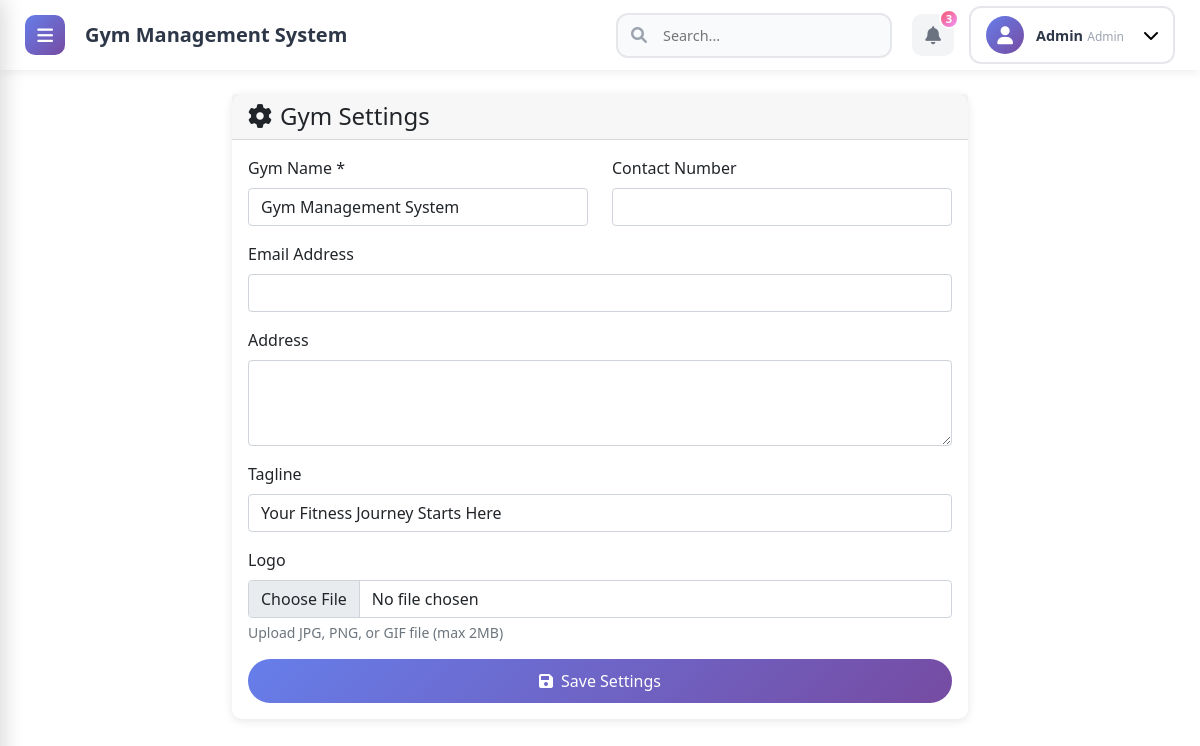
The app's page /admin/settings.php (signed in), older data.
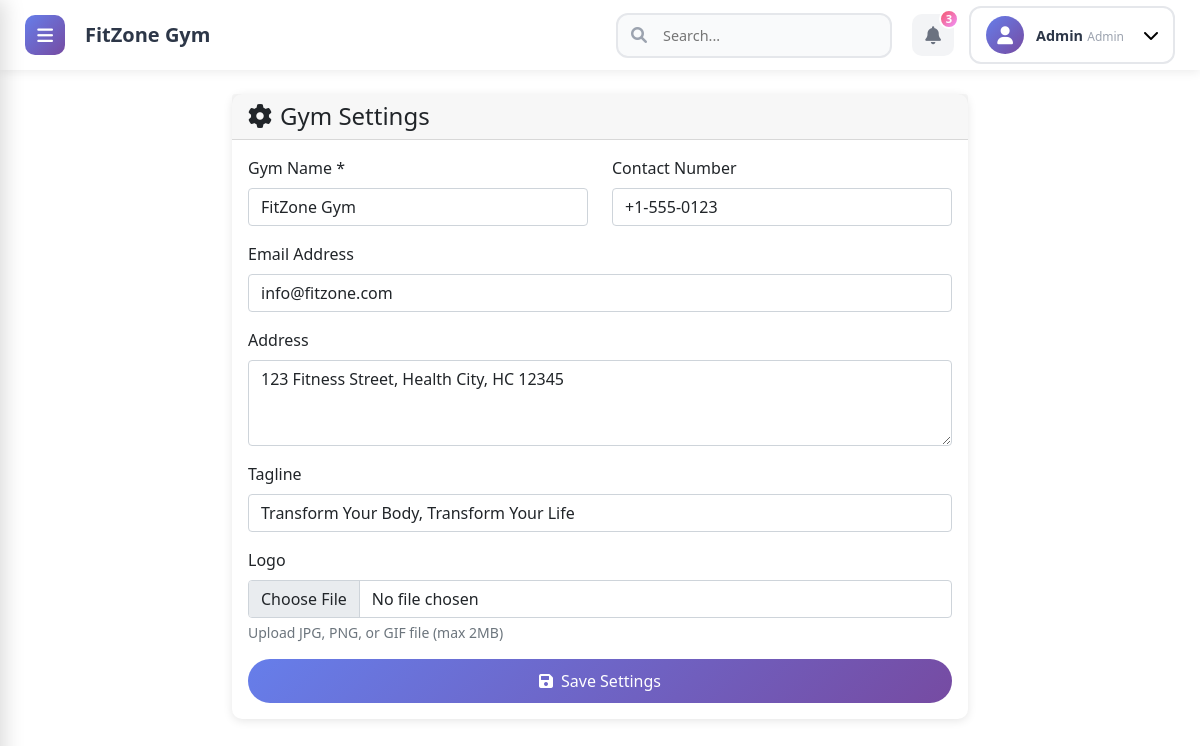
The same page, newer data.
### tables this page shows
CREATE TABLE settings (
    id INT AUTO_INCREMENT PRIMARY KEY,
    gym_name VARCHAR(100) NOT NULL,
    tagline VARCHAR(255),
    contact VARCHAR(20),
    address TEXT,
    email VARCHAR(100),
    logo VARCHAR(255)
);

### includes/config.php (called while the page is built, shortened)
<?php
require_once 'db.php';
function get_gym_settings() {
    global $conn;
    $result = $conn->query("SELECT * FROM settings LIMIT 1");
    if ($result && $result->num_rows > 0) {
        return $result->fetch_assoc();
    }
    return [
        'gym_name' => 'Gym Management System',
        'tagline' => 'Your Fitness Journey Starts Here',
        'contact' => '',
        'address' => '',
        'email' => '',
        'logo' => ''
    ];
}
function get_gym_name() {
    $settings = get_gym_settings();
    return $settings['gym_name'];
}
?>

### admin/settings.php (the view, shortened to what this page needs)
<?php
require_once '../includes/config.php';
?>
<!DOCTYPE html>
<html lang="en">
<head>
    <link href="https://cdn.jsdelivr.net/npm/bootstrap@5.1.3/dist/css/bootstrap.min.css" rel="stylesheet">
    <link href="https://cdnjs.cloudflare.com/ajax/libs/font-awesome/6.0.0/css/all.min.css" rel="stylesheet">
    <link href="../assets/css/style.css" rel="stylesheet">
</head>
<body>
    <?php include '../includes/header.php'; ?>
    <div class="container mt-4">
        <div class="row">
            <div class="col-md-8 mx-auto">
                <div class="card">
                    <div class="card-header">
                        <h4 class="mb-0"><i class="fas fa-cog me-2"></i>Gym Settings</h4>
                    </div>
                    <div class="card-body">
                        <form method="POST" enctype="multipart/form-data">
                            <div class="row">
                                <div class="col-md-6">
                                    <div class="mb-3">
                                        <label class="form-label">Gym Name *</label>
                                        <input type="text" class="form-control" name="gym_name" value="<?php echo $settings['gym_name'] ?? ''; ?>" required>
                                    </div>
                                </div>
                                <div class="col-md-6">
                                    <div class="mb-3">
                                        <label class="form-label">Contact Number</label>
                                        <input type="text" class="form-control" name="contact" value="<?php echo $settings['contact'] ?? ''; ?>">
                                    </div>
                                </div>
                            </div>
                            <div class="mb-3">
                                <label class="form-label">Email Address</label>
                                <input type="email" class="form-control" name="email" value="<?php echo $settings['email'] ?? ''; ?>">
                            </div>
                            <div class="mb-3">
                                <label class="form-label">Address</label>
                                <textarea class="form-control" name="address" rows="3"><?php echo $settings['address'] ?? ''; ?></textarea>
                            </div>
                            <div class="mb-3">
                                <label class="form-label">Tagline</label>
                                <input type="text" class="form-control" name="tagline" value="<?php echo $settings['tagline'] ?? ''; ?>" placeholder="e.g., Train Hard, Stay Fit">
                            </div>
                            <div class="mb-3">
                                <label class="form-label">Logo</label>
                                <input type="file" class="form-control" name="logo" accept="image/*">
                                <div class="form-text">Upload JPG, PNG, or GIF file (max 2MB)</div>
                            </div>
                            <div class="d-grid">
                                <button type="submit" class="btn btn-modern">
                                    <i class="fas fa-save me-2"></i>Save Settings
                                </button>
                            </div>
                        </form>
                    </div>
                </div>
            </div>
        </div>
    </div>
</body>
</html>

### includes/header.php (shortened to what this page needs)
<header class="modern-header">
    <div class="header-container">
        <div class="header-left">
            <button class="sidebar-toggle-btn" id="sidebarToggle">
                <i class="fas fa-bars"></i>
            </button>
            <div class="header-brand d-none d-lg-block">
                <h5 class="mb-0"><?php echo get_gym_name(); ?></h5>
            </div>
        </div>
        <div class="header-right">
            <div class="header-search d-none d-md-block">
                <div class="search-wrapper">
                    <i class="fas fa-search"></i>
                    <input type="text" class="search-input" placeholder="Search...">
                </div>
            </div>
            <div class="header-actions">
                <div class="header-action-item notification-item">
                    <button class="action-btn">
                        <i class="fas fa-bell"></i>
                        <span class="notification-badge">3</span>
                    </button>
                </div>
                <div class="header-action-item user-menu">
                    <div class="dropdown">
                        <button class="user-menu-btn" type="button" id="userDropdown" data-bs-toggle="dropdown">
                            <div class="user-avatar">
                                <i class="fas fa-user"></i>
                            </div>
                            <div class="user-details d-none d-md-block">
                                <span class="user-name"><?php echo $_SESSION['user_name']; ?></span>
                                <span class="user-role"><?php echo ucfirst($_SESSION['user_role']); ?></span>
                            </div>
                            <i class="fas fa-chevron-down ms-2"></i>
                        </button>
                    </div>
                </div>
            </div>
        </div>
    </div>
</header>

### assets/css/style.css (style rules this page uses)
body { font-family: 'Segoe UI', Tahoma, Geneva, Verdana, sans-serif; }
.card { border: none; border-radius: 10px; box-shadow: 0 2px 10px rgba(0,0,0,0.1); transition: transform 0.2s ease, box-shadow 0.2s ease; }
.btn { border-radius: 5px; transition: all 0.3s ease; }
.btn-modern { background: linear-gradient(135deg, #667eea 0%, #764ba2 100%); border: none; color: white; padding: 10px 20px; border-radius: 25px; font-weight: 500; transition: all 0.3s ease; }
.modern-header { position: fixed; top: 0; left: 0; right: 0; height: 70px; background: white; box-shadow: 0 2px 10px rgba(0,0,0,0.08); z-index: 1040; transition: left 0.3s ease; }
.header-container { height: 100%; padding: 0 25px; display: flex; align-items: center; justify-content: space-between; }
.header-left, .header-right { display: flex; align-items: center; gap: 20px; }
.sidebar-toggle-btn { width: 40px; height: 40px; border: none; background: linear-gradient(135deg, #667eea 0%, #764ba2 100%); color: white; border-radius: 10px; display: flex; align-items: center; justify-content: center; cursor: pointer; transition: all 0.3s ease; font-size: 18px; }
.header-brand h5 { color: #2d3748; font-weight: 700; margin: 0; }
.header-search { flex: 1; max-width: 500px; }
.search-wrapper { position: relative; width: 100%; }
.search-wrapper i { position: absolute; left: 15px; top: 50%; transform: translateY(-50%); color: #9ca3af; font-size: 16px; }
.search-input { width: 100%; height: 45px; padding: 0 20px 0 45px; border: 2px solid #e5e7eb; border-radius: 12px; font-size: 0.9rem; transition: all 0.3s ease; background: #f9fafb; }
.header-actions { display: flex; align-items: center; gap: 15px; }
.header-action-item { position: relative; }
.action-btn { width: 42px; height: 42px; border: none; background: #f3f4f6; border-radius: 10px; display: flex; align-items: center; justify-content: center; cursor: pointer; transition: all 0.3s ease; color: #6b7280; font-size: 18px; position: relative; }
.notification-badge { position: absolute; top: -5px; right: -5px; width: 20px; height: 20px; background: linear-gradient(135deg, #f5576c 0%, #f093fb 100%); color: white; border-radius: 50%; font-size: 0.7rem; display: flex; align-items: center; justify-content: center; font-weight: 600; border: 2px solid white; }
.user-menu-btn { display: flex; align-items: center; gap: 12px; padding: 8px 15px; border: 2px solid #e5e7eb; background: white; border-radius: 12px; cursor: pointer; transition: all 0.3s ease; }
.user-avatar { width: 38px; height: 38px; border-radius: 50%; background: linear-gradient(135deg, #667eea 0%, #764ba2 100%); display: flex; align-items: center; justify-content: center; color: white; font-size: 18px; }
.user-details { display: flex; flex-direction: column; align-items: flex-start; }
.user-name { font-size: 0.9rem; font-weight: 600; color: #2d3748; line-height: 1.2; }
.user-role { font-size: 0.75rem; color: #9ca3af; text-transform: capitalize; }
body { padding-top: 70px; }
.container, .container-fluid { transition: margin-left 0.3s ease; }

Row changes from the older to the newer data that the page shows:
added settings: gym_name "FitZone Gym", contact "+1-555-0123", email "info@fitzone.com", address "123 Fitness Street, Health City, HC 12345", tagline "Transform Your Body, Transform Your Life"
Text that changed along with them:
get_gym_name(): "Gym Management System" → (not shown)
form field gym_name: "Gym Management System" → (not shown)
form field tagline: "Your Fitness Journey Starts Here" → (not shown)
